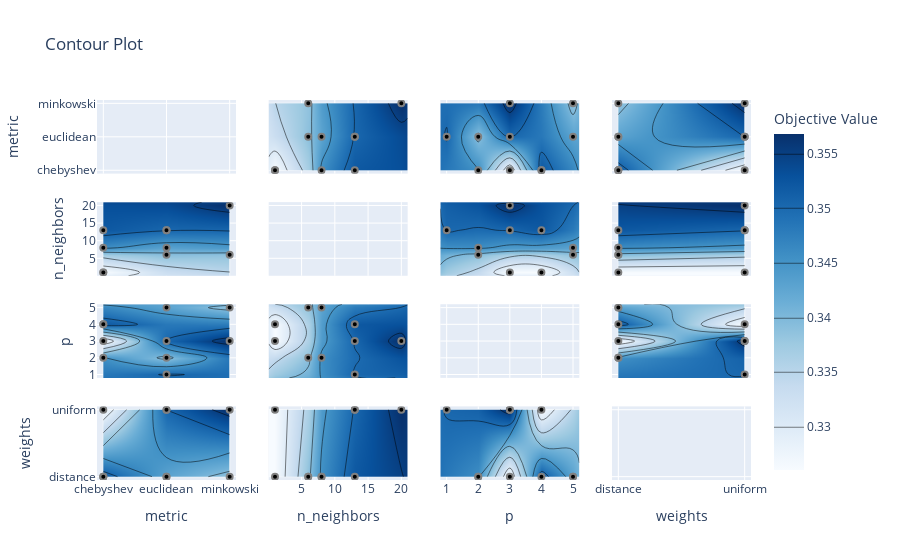

Here is the notebook cell this chart was saved with:
### Code cell
# Show an interactive contour plot to explore the parameter relationships
vis.plot_contour(study).show()

### Figure 1 — Plotly figure (JSON) as saved in the notebook; plotly's stock layout.template omitted (floating-point values rounded to 4 significant figures)
{"data": [{"type": "scatter", "xaxis": "x", "yaxis": "y"}, {"colorbar": {"title": {"text": "Objective Value"}}, "colorscale": [[0, "rgb(247,251,255)"], [0.125, "rgb(222,235,247)"], [0.25, "rgb(198,219,239)"], [0.375, "rgb(158,202,225)"], [0.5, "rgb(107,174,214)"], [0.625, "rgb(66,146,198)"], [0.75, "rgb(33,113,181)"], [0.875, "rgb(8,81,156)"], [1, "rgb(8,48,107)"]], "connectgaps": true, "contours": {"coloring": "heatmap"}, "hoverinfo": "none", "line": {"smoothing": 1.3}, "reversescale": false, "showscale": true, "type": "contour", "x": ["chebyshev", "euclidean", "minkowski"], "xaxis": "x5", "y": [0.05, 1, 6, 8, 13, 20, 20.95], "yaxis": "y5", "z": [[null, null, null], [0.3261, null, null], [null, 0.339, 0.3385], [0.3456, 0.3429, null], [0.3521, 0.3503, null], [null, null, 0.3568], [null, null, null]]}, {"marker": {"color": "black", "line": {"color": "Gray", "width": 2}}, "mode": "markers", "name": "Feasible Trial", "showlegend": false, "type": "scatter", "x": ["euclidean", "chebyshev", "euclidean", "euclidean", "minkowski", "euclidean", "chebyshev", "chebyshev", "chebyshev", "minkowski"], "xaxis": "x5", "y": [6, 1, 13, 8, 20, 13, 13, 1, 8, 6], "yaxis": "y5"}, {"colorbar": {"title": {"text": "Objective Value"}}, "colorscale": [[0, "rgb(247,251,255)"], [0.125, "rgb(222,235,247)"], [0.25, "rgb(198,219,239)"], [0.375, "rgb(158,202,225)"], [0.5, "rgb(107,174,214)"], [0.625, "rgb(66,146,198)"], [0.75, "rgb(33,113,181)"], [0.875, "rgb(8,81,156)"], [1, "rgb(8,48,107)"]], "connectgaps": true, "contours": {"coloring": "heatmap"}, "hoverinfo": "none", "line": {"smoothing": 1.3}, "reversescale": false, "showscale": false, "type": "contour", "x": ["chebyshev", "euclidean", "minkowski"], "xaxis": "x9", "y": [0.8, 1, 2, 3, 4, 5, 5.2], "yaxis": "y9", "z": [[null, null, null], [null, 0.3503, null], [0.3456, 0.339, null], [0.3261, 0.3503, 0.3568], [0.3521, null, null], [null, 0.3429, 0.3385], [null, null, null]]}, {"marker": {"color": "black", "line": {"color": "Gray", "width": 2}}, "mode": "markers", "name": "Feasible Trial", "showlegend": false, "type": "scatter", "x": ["euclidean", "chebyshev", "euclidean", "euclidean", "minkowski", "euclidean", "chebyshev", "chebyshev", "chebyshev", "minkowski"], "xaxis": "x9", "y": [2, 3, 1, 5, 3, 3, 4, 4, 2, 5], "yaxis": "y9"}, {"colorbar": {"title": {"text": "Objective Value"}}, "colorscale": [[0, "rgb(247,251,255)"], [0.125, "rgb(222,235,247)"], [0.25, "rgb(198,219,239)"], [0.375, "rgb(158,202,225)"], [0.5, "rgb(107,174,214)"], [0.625, "rgb(66,146,198)"], [0.75, "rgb(33,113,181)"], [0.875, "rgb(8,81,156)"], [1, "rgb(8,48,107)"]], "connectgaps": true, "contours": {"coloring": "heatmap"}, "hoverinfo": "none", "line": {"smoothing": 1.3}, "reversescale": false, "showscale": false, "type": "contour", "x": ["chebyshev", "euclidean", "minkowski"], "xaxis": "x13", "y": ["distance", "uniform"], "yaxis": "y13", "z": [[0.3521, 0.3429, 0.3385], [0.3261, 0.3503, 0.3568]]}, {"marker": {"color": "black", "line": {"color": "Gray", "width": 2}}, "mode": "markers", "name": "Feasible Trial", "showlegend": false, "type": "scatter", "x": ["euclidean", "chebyshev", "euclidean", "euclidean", "minkowski", "euclidean", "chebyshev", "chebyshev", "chebyshev", "minkowski"], "xaxis": "x13", "y": ["distance", "distance", "uniform", "distance", "uniform", "uniform", "distance", "uniform", "distance", "distance"], "yaxis": "y13"}, {"colorbar": {"title": {"text": "Objective Value"}}, "colorscale": [[0, "rgb(247,251,255)"], [0.125, "rgb(222,235,247)"], [0.25, "rgb(198,219,239)"], [0.375, "rgb(158,202,225)"], [0.5, "rgb(107,174,214)"], [0.625, "rgb(66,146,198)"], [0.75, "rgb(33,113,181)"], [0.875, "rgb(8,81,156)"], [1, "rgb(8,48,107)"]], "connectgaps": true, "contours": {"coloring": "heatmap"}, "hoverinfo": "none", "line": {"smoothing": 1.3}, "reversescale": false, "showscale": false, "type": "contour", "x": [0.05, 1, 6, 8, 13, 20, 20.95], "xaxis": "x2", "y": ["chebyshev", "euclidean", "minkowski"], "yaxis": "y2", "z": [[null, 0.3261, null, 0.3456, 0.3521, null, null], [null, null, 0.339, 0.3429, 0.3503, null, null], [null, null, 0.3385, null, null, 0.3568, null]]}, {"marker": {"color": "black", "line": {"color": "Gray", "width": 2}}, "mode": "markers", "name": "Feasible Trial", "showlegend": false, "type": "scatter", "x": [6, 1, 13, 8, 20, 13, 13, 1, 8, 6], "xaxis": "x2", "y": ["euclidean", "chebyshev", "euclidean", "euclidean", "minkowski", "euclidean", "chebyshev", "chebyshev", "chebyshev", "minkowski"], "yaxis": "y2"}, {"type": "scatter", "xaxis": "x6", "yaxis": "y6"}, {"colorbar": {"title": {"text": "Objective Value"}}, "colorscale": [[0, "rgb(247,251,255)"], [0.125, "rgb(222,235,247)"], [0.25, "rgb(198,219,239)"], [0.375, "rgb(158,202,225)"], [0.5, "rgb(107,174,214)"], [0.625, "rgb(66,146,198)"], [0.75, "rgb(33,113,181)"], [0.875, "rgb(8,81,156)"], [1, "rgb(8,48,107)"]], "connectgaps": true, "contours": {"coloring": "heatmap"}, "hoverinfo": "none", "line": {"smoothing": 1.3}, "reversescale": false, "showscale": false, "type": "contour", "x": [0.05, 1, 6, 8, 13, 20, 20.95], "xaxis": "x10", "y": [0.8, 1, 2, 3, 4, 5, 5.2], "yaxis": "y10", "z": [[null, null, null, null, null, null, null], [null, null, null, null, 0.3503, null, null], [null, null, 0.339, 0.3456, null, null, null], [null, 0.3261, null, null, 0.3503, 0.3568, null], [null, 0.3261, null, null, 0.3521, null, null], [null, null, 0.3385, 0.3429, null, null, null], [null, null, null, null, null, null, null]]}, {"marker": {"color": "black", "line": {"color": "Gray", "width": 2}}, "mode": "markers", "name": "Feasible Trial", "showlegend": false, "type": "scatter", "x": [6, 1, 13, 8, 20, 13, 13, 1, 8, 6], "xaxis": "x10", "y": [2, 3, 1, 5, 3, 3, 4, 4, 2, 5], "yaxis": "y10"}, {"colorbar": {"title": {"text": "Objective Value"}}, "colorscale": [[0, "rgb(247,251,255)"], [0.125, "rgb(222,235,247)"], [0.25, "rgb(198,219,239)"], [0.375, "rgb(158,202,225)"], [0.5, "rgb(107,174,214)"], [0.625, "rgb(66,146,198)"], [0.75, "rgb(33,113,181)"], [0.875, "rgb(8,81,156)"], [1, "rgb(8,48,107)"]], "connectgaps": true, "contours": {"coloring": "heatmap"}, "hoverinfo": "none", "line": {"smoothing": 1.3}, "reversescale": false, "showscale": false, "type": "contour", "x": [0.05, 1, 6, 8, 13, 20, 20.95], "xaxis": "x14", "y": ["distance", "uniform"], "yaxis": "y14", "z": [[null, 0.3261, 0.339, 0.3456, 0.3521, null, null], [null, 0.3261, null, null, 0.3503, 0.3568, null]]}, {"marker": {"color": "black", "line": {"color": "Gray", "width": 2}}, "mode": "markers", "name": "Feasible Trial", "showlegend": false, "type": "scatter", "x": [6, 1, 13, 8, 20, 13, 13, 1, 8, 6], "xaxis": "x14", "y": ["distance", "distance", "uniform", "distance", "uniform", "uniform", "distance", "uniform", "distance", "distance"], "yaxis": "y14"}, {"colorbar": {"title": {"text": "Objective Value"}}, "colorscale": [[0, "rgb(247,251,255)"], [0.125, "rgb(222,235,247)"], [0.25, "rgb(198,219,239)"], [0.375, "rgb(158,202,225)"], [0.5, "rgb(107,174,214)"], [0.625, "rgb(66,146,198)"], [0.75, "rgb(33,113,181)"], [0.875, "rgb(8,81,156)"], [1, "rgb(8,48,107)"]], "connectgaps": true, "contours": {"coloring": "heatmap"}, "hoverinfo": "none", "line": {"smoothing": 1.3}, "reversescale": false, "showscale": false, "type": "contour", "x": [0.8, 1, 2, 3, 4, 5, 5.2], "xaxis": "x3", "y": ["chebyshev", "euclidean", "minkowski"], "yaxis": "y3", "z": [[null, null, 0.3456, 0.3261, 0.3521, null, null], [null, 0.3503, 0.339, 0.3503, null, 0.3429, null], [null, null, null, 0.3568, null, 0.3385, null]]}, {"marker": {"color": "black", "line": {"color": "Gray", "width": 2}}, "mode": "markers", "name": "Feasible Trial", "showlegend": false, "type": "scatter", "x": [2, 3, 1, 5, 3, 3, 4, 4, 2, 5], "xaxis": "x3", "y": ["euclidean", "chebyshev", "euclidean", "euclidean", "minkowski", "euclidean", "chebyshev", "chebyshev", "chebyshev", "minkowski"], "yaxis": "y3"}, {"colorbar": {"title": {"text": "Objective Value"}}, "colorscale": [[0, "rgb(247,251,255)"], [0.125, "rgb(222,235,247)"], [0.25, "rgb(198,219,239)"], [0.375, "rgb(158,202,225)"], [0.5, "rgb(107,174,214)"], [0.625, "rgb(66,146,198)"], [0.75, "rgb(33,113,181)"], [0.875, "rgb(8,81,156)"], [1, "rgb(8,48,107)"]], "connectgaps": true, "contours": {"coloring": "heatmap"}, "hoverinfo": "none", "line": {"smoothing": 1.3}, "reversescale": false, "showscale": false, "type": "contour", "x": [0.8, 1, 2, 3, 4, 5, 5.2], "xaxis": "x7", "y": [0.05, 1, 6, 8, 13, 20, 20.95], "yaxis": "y7", "z": [[null, null, null, null, null, null, null], [null, null, null, 0.3261, 0.3261, null, null], [null, null, 0.339, null, null, 0.3385, null], [null, null, 0.3456, null, null, 0.3429, null], [null, 0.3503, null, 0.3503, 0.3521, null, null], [null, null, null, 0.3568, null, null, null], [null, null, null, null, null, null, null]]}, {"marker": {"color": "black", "line": {"color": "Gray", "width": 2}}, "mode": "markers", "name": "Feasible Trial", "showlegend": false, "type": "scatter", "x": [2, 3, 1, 5, 3, 3, 4, 4, 2, 5], "xaxis": "x7", "y": [6, 1, 13, 8, 20, 13, 13, 1, 8, 6], "yaxis": "y7"}, {"type": "scatter", "xaxis": "x11", "yaxis": "y11"}, {"colorbar": {"title": {"text": "Objective Value"}}, "colorscale": [[0, "rgb(247,251,255)"], [0.125, "rgb(222,235,247)"], [0.25, "rgb(198,219,239)"], [0.375, "rgb(158,202,225)"], [0.5, "rgb(107,174,214)"], [0.625, "rgb(66,146,198)"], [0.75, "rgb(33,113,181)"], [0.875, "rgb(8,81,156)"], [1, "rgb(8,48,107)"]], "connectgaps": true, "contours": {"coloring": "heatmap"}, "hoverinfo": "none", "line": {"smoothing": 1.3}, "reversescale": false, "showscale": false, "type": "contour", "x": [0.8, 1, 2, 3, 4, 5, 5.2], "xaxis": "x15", "y": ["distance", "uniform"], "yaxis": "y15", "z": [[null, null, 0.3456, 0.3261, 0.3521, 0.3429, null], [null, 0.3503, null, 0.3568, 0.3261, null, null]]}, {"marker": {"color": "black", "line": {"color": "Gray", "width": 2}}, "mode": "markers", "name": "Feasible Trial", "showlegend": false, "type": "scatter", "x": [2, 3, 1, 5, 3, 3, 4, 4, 2, 5], "xaxis": "x15", "y": ["distance", "distance", "uniform", "distance", "uniform", "uniform", "distance", "uniform", "distance", "distance"], "yaxis": "y15"}, {"colorbar": {"title": {"text": "Objective Value"}}, "colorscale": [[0, "rgb(247,251,255)"], [0.125, "rgb(222,235,247)"], [0.25, "rgb(198,219,239)"], [0.375, "rgb(158,202,225)"], [0.5, "rgb(107,174,214)"], [0.625, "rgb(66,146,198)"], [0.75, "rgb(33,113,181)"], [0.875, "rgb(8,81,156)"], [1, "rgb(8,48,107)"]], "connectgaps": true, "contours": {"coloring": "heatmap"}, "hoverinfo": "none", "line": {"smoothing": 1.3}, "reversescale": false, "showscale": false, "type": "contour", "x": ["distance", "uniform"], "xaxis": "x4", "y": ["chebyshev", "euclidean", "minkowski"], "yaxis": "y4", "z": [[0.3521, 0.3261], [0.3429, 0.3503], [0.3385, 0.3568]]}, {"marker": {"color": "black", "line": {"color": "Gray", "width": 2}}, "mode": "markers", "name": "Feasible Trial", "showlegend": false, "type": "scatter", "x": ["distance", "distance", "uniform", "distance", "uniform", "uniform", "distance", "uniform", "distance", "distance"], "xaxis": "x4", "y": ["euclidean", "chebyshev", "euclidean", "euclidean", "minkowski", "euclidean", "chebyshev", "chebyshev", "chebyshev", "minkowski"], "yaxis": "y4"}, {"colorbar": {"title": {"text": "Objective Value"}}, "colorscale": [[0, "rgb(247,251,255)"], [0.125, "rgb(222,235,247)"], [0.25, "rgb(198,219,239)"], [0.375, "rgb(158,202,225)"], [0.5, "rgb(107,174,214)"], [0.625, "rgb(66,146,198)"], [0.75, "rgb(33,113,181)"], [0.875, "rgb(8,81,156)"], [1, "rgb(8,48,107)"]], "connectgaps": true, "contours": {"coloring": "heatmap"}, "hoverinfo": "none", "line": {"smoothing": 1.3}, "reversescale": false, "showscale": false, "type": "contour", "x": ["distance", "uniform"], "xaxis": "x8", "y": [0.05, 1, 6, 8, 13, 20, 20.95], "yaxis": "y8", "z": [[null, null], [0.3261, 0.3261], [0.339, null], [0.3456, null], [0.3521, 0.3503], [null, 0.3568], [null, null]]}, {"marker": {"color": "black", "line": {"color": "Gray", "width": 2}}, "mode": "markers", "name": "Feasible Trial", "showlegend": false, "type": "scatter", "x": ["distance", "distance", "uniform", "distance", "uniform", "uniform", "distance", "uniform", "distance", "distance"], "xaxis": "x8", "y": [6, 1, 13, 8, 20, 13, 13, 1, 8, 6], "yaxis": "y8"}, {"colorbar": {"title": {"text": "Objective Value"}}, "colorscale": [[0, "rgb(247,251,255)"], [0.125, "rgb(222,235,247)"], [0.25, "rgb(198,219,239)"], [0.375, "rgb(158,202,225)"], [0.5, "rgb(107,174,214)"], [0.625, "rgb(66,146,198)"], [0.75, "rgb(33,113,181)"], [0.875, "rgb(8,81,156)"], [1, "rgb(8,48,107)"]], "connectgaps": true, "contours": {"coloring": "heatmap"}, "hoverinfo": "none", "line": {"smoothing": 1.3}, "reversescale": false, "showscale": false, "type": "contour", "x": ["distance", "uniform"], "xaxis": "x12", "y": [0.8, 1, 2, 3, 4, 5, 5.2], "yaxis": "y12", "z": [[null, null], [null, 0.3503], [0.3456, null], [0.3261, 0.3568], [0.3521, 0.3261], [0.3429, null], [null, null]]}, {"marker": {"color": "black", "line": {"color": "Gray", "width": 2}}, "mode": "markers", "name": "Feasible Trial", "showlegend": false, "type": "scatter", "x": ["distance", "distance", "uniform", "distance", "uniform", "uniform", "distance", "uniform", "distance", "distance"], "xaxis": "x12", "y": [2, 3, 1, 5, 3, 3, 4, 4, 2, 5], "yaxis": "y12"}, {"type": "scatter", "xaxis": "x16", "yaxis": "y16"}], "layout": {"title": {"text": "Contour Plot"}, "xaxis": {"anchor": "y", "domain": [0, 0.2125], "matches": "x13", "range": [-0.1, 2.1], "showticklabels": false, "type": "category"}, "xaxis10": {"anchor": "y10", "domain": [0.2625, 0.475], "matches": "x14", "range": [0.05, 20.95], "showticklabels": false}, "xaxis11": {"anchor": "y11", "domain": [0.525, 0.7375], "matches": "x15", "range": [0.8, 5.2], "showticklabels": false}, "xaxis12": {"anchor": "y12", "domain": [0.7875, 1], "matches": "x16", "range": [-0.05, 1.05], "showticklabels": false, "type": "category"}, "xaxis13": {"anchor": "y13", "domain": [0, 0.2125], "range": [-0.1, 2.1], "title": {"text": "metric"}, "type": "category"}, "xaxis14": {"anchor": "y14", "domain": [0.2625, 0.475], "range": [0.05, 20.95], "title": {"text": "n_neighbors"}}, "xaxis15": {"anchor": "y15", "domain": [0.525, 0.7375], "range": [0.8, 5.2], "title": {"text": "p"}}, "xaxis16": {"anchor": "y16", "domain": [0.7875, 1], "range": [-0.05, 1.05], "title": {"text": "weights"}, "type": "category"}, "xaxis2": {"anchor": "y2", "domain": [0.2625, 0.475], "matches": "x14", "range": [0.05, 20.95], "showticklabels": false}, "xaxis3": {"anchor": "y3", "domain": [0.525, 0.7375], "matches": "x15", "range": [0.8, 5.2], "showticklabels": false}, "xaxis4": {"anchor": "y4", "domain": [0.7875, 1], "matches": "x16", "range": [-0.05, 1.05], "showticklabels": false, "type": "category"}, "xaxis5": {"anchor": "y5", "domain": [0, 0.2125], "matches": "x13", "range": [-0.1, 2.1], "showticklabels": false, "type": "category"}, "xaxis6": {"anchor": "y6", "domain": [0.2625, 0.475], "matches": "x14", "range": [0.05, 20.95], "showticklabels": false}, "xaxis7": {"anchor": "y7", "domain": [0.525, 0.7375], "matches": "x15", "range": [0.8, 5.2], "showticklabels": false}, "xaxis8": {"anchor": "y8", "domain": [0.7875, 1], "matches": "x16", "range": [-0.05, 1.05], "showticklabels": false, "type": "category"}, "xaxis9": {"anchor": "y9", "domain": [0, 0.2125], "matches": "x13", "range": [-0.1, 2.1], "showticklabels": false, "type": "category"}, "yaxis": {"anchor": "x", "domain": [0.8063, 1], "range": [-0.1, 2.1], "title": {"text": "metric"}, "type": "category"}, "yaxis10": {"anchor": "x10", "domain": [0.2687, 0.4625], "matches": "y9", "range": [0.8, 5.2], "showticklabels": false}, "yaxis11": {"anchor": "x11", "domain": [0.2687, 0.4625], "matches": "y9", "range": [0.8, 5.2], "showticklabels": false}, "yaxis12": {"anchor": "x12", "domain": [0.2687, 0.4625], "matches": "y9", "range": [0.8, 5.2], "showticklabels": false}, "yaxis13": {"anchor": "x13", "domain": [0, 0.1938], "range": [-0.05, 1.05], "title": {"text": "weights"}, "type": "category"}, "yaxis14": {"anchor": "x14", "domain": [0, 0.1938], "matches": "y13", "range": [-0.05, 1.05], "showticklabels": false, "type": "category"}, "yaxis15": {"anchor": "x15", "domain": [0, 0.1938], "matches": "y13", "range": [-0.05, 1.05], "showticklabels": false, "type": "category"}, "yaxis16": {"anchor": "x16", "domain": [0, 0.1938], "matches": "y13", "range": [-0.05, 1.05], "showticklabels": false, "type": "category"}, "yaxis2": {"anchor": "x2", "domain": [0.8063, 1], "matches": "y", "range": [-0.1, 2.1], "showticklabels": false, "type": "category"}, "yaxis3": {"anchor": "x3", "domain": [0.8063, 1], "matches": "y", "range": [-0.1, 2.1], "showticklabels": false, "type": "category"}, "yaxis4": {"anchor": "x4", "domain": [0.8063, 1], "matches": "y", "range": [-0.1, 2.1], "showticklabels": false, "type": "category"}, "yaxis5": {"anchor": "x5", "domain": [0.5375, 0.7312], "range": [0.05, 20.95], "title": {"text": "n_neighbors"}}, "yaxis6": {"anchor": "x6", "domain": [0.5375, 0.7312], "matches": "y5", "range": [0.05, 20.95], "showticklabels": false}, "yaxis7": {"anchor": "x7", "domain": [0.5375, 0.7312], "matches": "y5", "range": [0.05, 20.95], "showticklabels": false}, "yaxis8": {"anchor": "x8", "domain": [0.5375, 0.7312], "matches": "y5", "range": [0.05, 20.95], "showticklabels": false}, "yaxis9": {"anchor": "x9", "domain": [0.2687, 0.4625], "range": [0.8, 5.2], "title": {"text": "p"}}}}
